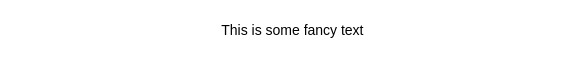
<?xml version="1.0" encoding="UTF-8"?>
<ui version="4.0">
 <class>Form</class>
 <widget class="QWidget" name="Form">
  <property name="geometry">
   <rect>
    <x>0</x>
    <y>0</y>
    <width>585</width>
    <height>60</height>
   </rect>
  </property>
  <property name="sizePolicy">
   <sizepolicy hsizetype="Preferred" vsizetype="Fixed">
    <horstretch>0</horstretch>
    <verstretch>0</verstretch>
   </sizepolicy>
  </property>
  <property name="minimumSize">
   <size>
    <width>0</width>
    <height>60</height>
   </size>
  </property>
  <property name="maximumSize">
   <size>
    <width>16777215</width>
    <height>60</height>
   </size>
  </property>
  <property name="cursor">
   <cursorShape>ArrowCursor</cursorShape>
  </property>
  <property name="windowTitle">
   <string>Form</string>
  </property>
  <property name="autoFillBackground">
   <bool>false</bool>
  </property>
  <property name="styleSheet">
   <string notr="true">background-color: transparent;</string>
  </property>
  <layout class="QHBoxLayout" name="horizontalLayout">
   <property name="spacing">
    <number>0</number>
   </property>
   <property name="leftMargin">
    <number>0</number>
   </property>
   <property name="topMargin">
    <number>0</number>
   </property>
   <property name="rightMargin">
    <number>0</number>
   </property>
   <property name="bottomMargin">
    <number>0</number>
   </property>
   <item>
    <widget class="QLabel" name="textlabel">
     <property name="styleSheet">
      <string notr="true">color: black;
font-size: 14px;</string>
     </property>
     <property name="text">
      <string>This is some fancy text</string>
     </property>
     <property name="alignment">
      <set>Qt::AlignCenter</set>
     </property>
    </widget>
   </item>
  </layout>
 </widget>
 <resources/>
 <connections/>
</ui>
